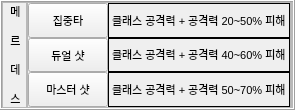
                      <widget class="QFrame" name="Frame_Class5">
                       <property name="enabled">
                        <bool>true</bool>
                       </property>
                       <property name="maximumSize">
                        <size>
                         <width>16777215</width>
                         <height>16777215</height>
                        </size>
                       </property>
                       <property name="frameShape">
                        <enum>QFrame::Box</enum>
                       </property>
                       <property name="frameShadow">
                        <enum>QFrame::Raised</enum>
                       </property>
                       <layout class="QGridLayout" name="gridLayout_73">
                        <property name="leftMargin">
                         <number>0</number>
                        </property>
                        <property name="topMargin">
                         <number>0</number>
                        </property>
                        <property name="rightMargin">
                         <number>0</number>
                        </property>
                        <property name="bottomMargin">
                         <number>0</number>
                        </property>
                        <property name="spacing">
                         <number>0</number>
                        </property>
                        <item row="0" column="0">
                         <widget class="QFrame" name="Frame_Class5_Name">
                          <property name="maximumSize">
                           <size>
                            <width>25</width>
                            <height>16777215</height>
                           </size>
                          </property>
                          <property name="frameShape">
                           <enum>QFrame::StyledPanel</enum>
                          </property>
                          <property name="frameShadow">
                           <enum>QFrame::Raised</enum>
                          </property>
                          <layout class="QGridLayout" name="gridLayout_74">
                           <property name="leftMargin">
                            <number>0</number>
                           </property>
                           <property name="topMargin">
                            <number>0</number>
                           </property>
                           <property name="rightMargin">
                            <number>0</number>
                           </property>
                           <property name="bottomMargin">
                            <number>0</number>
                           </property>
                           <property name="spacing">
                            <number>0</number>
                           </property>
                           <item row="0" column="0">
                            <widget class="QLabel" name="Class5_Name_Label">
                             <property name="minimumSize">
                              <size>
                               <width>25</width>
                               <height>0</height>
                              </size>
                             </property>
                             <property name="font">
                              <font>
                               <pointsize>8</pointsize>
                              </font>
                             </property>
                             <property name="text">
                              <string>&lt;html&gt;&lt;head/&gt;&lt;body&gt;&lt;p align=&quot;center&quot;&gt;메&lt;/p&gt;&lt;p align=&quot;center&quot;&gt;르&lt;/p&gt;&lt;p align=&quot;center&quot;&gt;데&lt;/p&gt;&lt;p align=&quot;center&quot;&gt;스&lt;/p&gt;&lt;/body&gt;&lt;/html&gt;</string>
                             </property>
                            </widget>
                           </item>
                          </layout>
                         </widget>
                        </item>
                        <item row="0" column="1">
                         <widget class="QFrame" name="Frame_Class5_Skill1">
                          <property name="enabled">
                           <bool>true</bool>
                          </property>
                          <property name="frameShape">
                           <enum>QFrame::StyledPanel</enum>
                          </property>
                          <property name="frameShadow">
                           <enum>QFrame::Raised</enum>
                          </property>
                          <layout class="QGridLayout" name="gridLayout_38">
                           <property name="leftMargin">
                            <number>0</number>
                           </property>
                           <property name="topMargin">
                            <number>0</number>
                           </property>
                           <property name="rightMargin">
                            <number>0</number>
                           </property>
                           <property name="bottomMargin">
                            <number>0</number>
                           </property>
                           <property name="spacing">
                            <number>0</number>
                           </property>
                           <item row="0" column="0">
                            <widget class="QPushButton" name="Class5_Skill1_Btn">
                             <property name="sizePolicy">
                              <sizepolicy hsizetype="Minimum" vsizetype="Preferred">
                               <horstretch>0</horstretch>
                               <verstretch>0</verstretch>
                              </sizepolicy>
                             </property>
                             <property name="maximumSize">
                              <size>
                               <width>100</width>
                               <height>16777215</height>
                              </size>
                             </property>
                             <property name="font">
                              <font>
                               <family>Arial</family>
                               <pointsize>8</pointsize>
                               <weight>50</weight>
                               <italic>false</italic>
                               <bold>false</bold>
                              </font>
                             </property>
                             <property name="styleSheet">
                              <string notr="true">font: 8pt &quot;Arial&quot;;힐</string>
                             </property>
                             <property name="text">
                              <string>집중타</string>
                             </property>
                             <property name="checkable">
                              <bool>false</bool>
                             </property>
                            </widget>
                           </item>
                           <item row="0" column="1">
                            <widget class="QLabel" name="Class5_Skill1_Label">
                             <property name="font">
                              <font>
                               <pointsize>8</pointsize>
                              </font>
                             </property>
                             <property name="frameShape">
                              <enum>QFrame::Box</enum>
                             </property>
                             <property name="text">
                              <string>&lt;html&gt;&lt;head/&gt;&lt;body&gt;&lt;p&gt;클래스 공격력 + 공격력 20~50% 피해&lt;/p&gt;&lt;/body&gt;&lt;/html&gt;</string>
                             </property>
                            </widget>
                           </item>
                           <item row="1" column="0">
                            <widget class="QPushButton" name="Class5_Skill2_Btn">
                             <property name="sizePolicy">
                              <sizepolicy hsizetype="Minimum" vsizetype="Preferred">
                               <horstretch>0</horstretch>
                               <verstretch>0</verstretch>
                              </sizepolicy>
                             </property>
                             <property name="maximumSize">
                              <size>
                               <width>100</width>
                               <height>16777215</height>
                              </size>
                             </property>
                             <property name="font">
                              <font>
                               <pointsize>8</pointsize>
                              </font>
                             </property>
                             <property name="text">
                              <string>듀얼 샷</string>
                             </property>
                             <property name="checkable">
                              <bool>false</bool>
                             </property>
                            </widget>
                           </item>
                           <item row="1" column="1">
                            <widget class="QLabel" name="Class5_Skill2_Label">
                             <property name="font">
                              <font>
                               <pointsize>8</pointsize>
                              </font>
                             </property>
                             <property name="frameShape">
                              <enum>QFrame::Box</enum>
                             </property>
                             <property name="text">
                              <string>&lt;html&gt;&lt;head/&gt;&lt;body&gt;&lt;p&gt;클래스 공격력 + 공격력 40~60% 피해&lt;/p&gt;&lt;/body&gt;&lt;/html&gt;</string>
                             </property>
                            </widget>
                           </item>
                           <item row="2" column="0">
                            <widget class="QPushButton" name="Class5_Skill3_Btn">
                             <property name="sizePolicy">
                              <sizepolicy hsizetype="Minimum" vsizetype="Preferred">
                               <horstretch>0</horstretch>
                               <verstretch>0</verstretch>
                              </sizepolicy>
                             </property>
                             <property name="maximumSize">
                              <size>
                               <width>100</width>
                               <height>16777215</height>
                              </size>
                             </property>
                             <property name="font">
                              <font>
                               <pointsize>8</pointsize>
                              </font>
                             </property>
                             <property name="text">
                              <string>마스터 샷</string>
                             </property>
                             <property name="checkable">
                              <bool>false</bool>
                             </property>
                            </widget>
                           </item>
                           <item row="2" column="1">
                            <widget class="QLabel" name="Class5_Skill3_Label">
                             <property name="font">
                              <font>
                               <pointsize>8</pointsize>
                              </font>
                             </property>
                             <property name="frameShape">
                              <enum>QFrame::Box</enum>
                             </property>
                             <property name="text">
                              <string>&lt;html&gt;&lt;head/&gt;&lt;body&gt;&lt;p&gt;클래스 공격력 + 공격력 50~70% 피해&lt;/p&gt;&lt;/body&gt;&lt;/html&gt;</string>
                             </property>
                            </widget>
                           </item>
                          </layout>
                         </widget>
                        </item>
                        <item row="0" column="2">
                         <widget class="QFrame" name="Frame_Class5_Skill2_2">
                          <property name="maximumSize">
                           <size>
                            <width>16777215</width>
                            <height>16777215</height>
                           </size>
                          </property>
                          <property name="frameShape">
                           <enum>QFrame::StyledPanel</enum>
                          </property>
                          <property name="frameShadow">
                           <enum>QFrame::Raised</enum>
                          </property>
                          <layout class="QGridLayout" name="gridLayout_76">
                           <property name="leftMargin">
                            <number>0</number>
                           </property>
                           <property name="topMargin">
                            <number>0</number>
                           </property>
                           <property name="rightMargin">
                            <number>0</number>
                           </property>
                           <property name="bottomMargin">
                            <number>0</number>
                           </property>
                           <property name="spacing">
                            <number>0</number>
                           </property>
                          </layout>
                         </widget>
                        </item>
                       </layout>
                      </widget>
